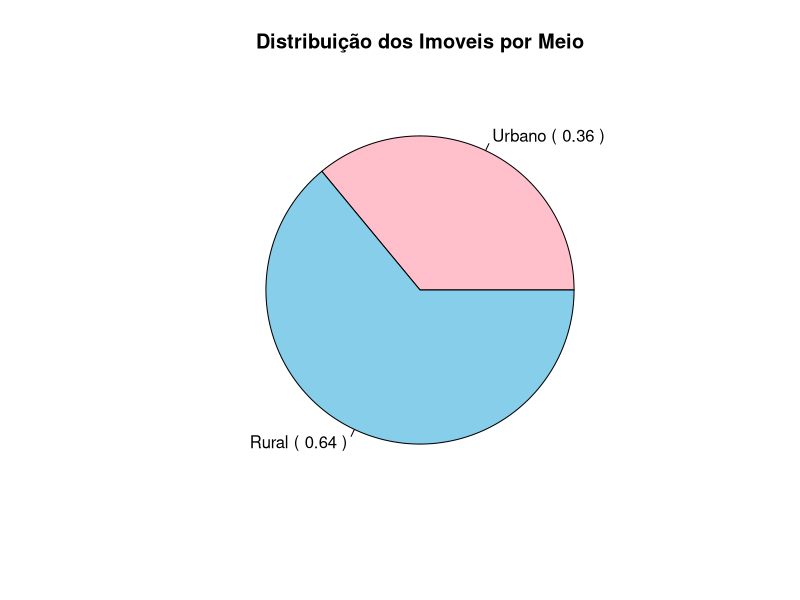
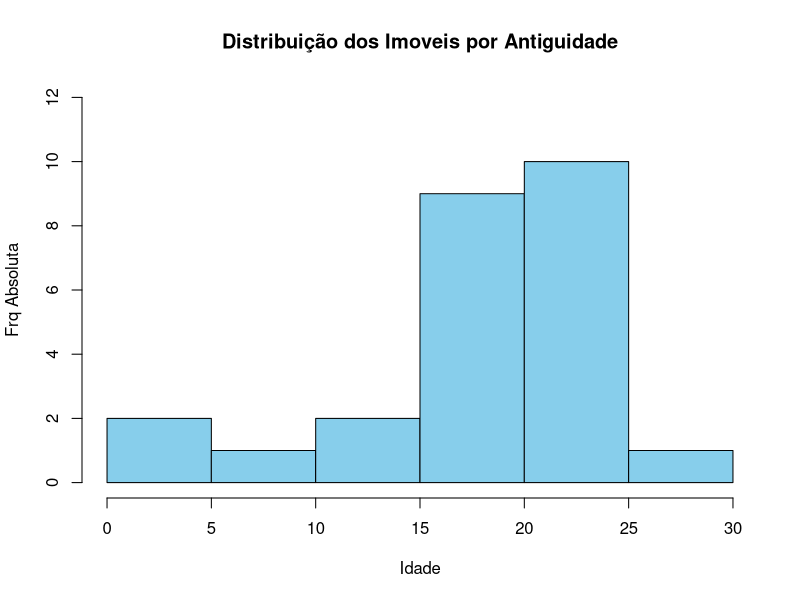

Source code (R) for these figures, in order: (Note: this script raises an error after producing the figures.)

# 1 = RURAL | 0 = Urbano
  meio<- c(1,0,1,1,0,0,1,1,0,0,1,1,1,1,0,0,0,0,1,1,1,1,1,1,1)
  antiguidade<- c(22,20,24,29,17,15,16,22,19,16,20,19,20,21,14,10,5,1,24,21,18,25,24,22,21)
  preco<- c(114.8,127.1,109.5,118.7,181.6,154.4,111.2,107.8,128.7,151.4,131.7,119.1,114.5,126.5,168.4,185.4,182.7,221.3,116.3,93.9,100.2,118.1,110.6,109.8,116.2)
  eficiencia<- c(3,2,3,3,2,1,2,3,2,3,3,2,2,3,1,1,1,1,3,3,2,1,2,2,1)
  lucro<- c(5.9,6.3,5.1,6.1,9.3,8.7,5.1,5.2,6.1,7.3,6.5,5.7,5.4,5.8,8.9,9.9,9.7,10.9,5.8,4.9,5.2,5.3,6.2,5.7,5.9)

################################
#Caracterização das variaveis
################################
  
#Visualização geral dos dados
  tabela=cbind(antiguidade, preco,meio ,eficiencia, lucro)
  tabela
  summary(tabela)

#Meio

  f_m=table(meio)
  f_m
  fr_m=prop.table(f_m)
  fr_m
  
  table(meio) 
  
  #Grafico circular
  nomes_c<-c("Urbano","Rural")
  cores<-c("pink","skyblue")
  rotulo<-paste(nomes_c,"(",paste(round(fr_m,2) ),")",sep=" ")
  pie(fr_m, main="Distribuição dos Imoveis por Meio",labels=rotulo,col=cores)
  

  
#Antiguidade
  
  f_a=table(antiguidade)
  f_a
  fr_a=prop.table(f_a)
  fr_a
  
  table(antiguidade) 
  
  summary(antiguidade)
  
  #Grafico Histograma
  h_antiguidade<-hist(antiguidade,main="Distribuição dos Imoveis por Antiguidade",xlab="Idade",ylab="Frq Absoluta", col="skyblue",xlim=c(0,30),ylim=c(0,12))
  text(locator(n=6),paste((h_antiguidade$count)))
  h_antiguidade
  
  #Extremos e quaistis
  bxp_antiguidade=boxplot(antiguidade,main="BXP - Antiguidade",ylab="Idade")
  bxp_antiguidade
  
  bxp_antiguidade_h=boxplot(antiguidade,main="BXP - Antiguidade",ylab="Idade",horizontal=TRUE)
  bxp_antiguidade_h
  
#Preço
  
  f_p=table(preco)
  f_p
  fr_p=prop.table(f_p)
  fr_p
  
  table(preco) 
  
  summary(preco)
  
  #Grafico Histograma
  h_preco<-hist(preco,main="Distribuição dos Imoveis por Preço",xlab="Preço m/€",ylab="Frq Absoluta", col="skyblue",xlim=c(50,250),ylim=c(0,15))
  text(locator(n=8),paste((h_preco$count)))
  h_preco
  
  #Extremos e quaistis
  bxp_preco=boxplot(preco,main="BXP - Preço",ylab="Preço m/€")
  bxp_preco
  
  bxp_preco_h=boxplot(preco,main="BXP - Preço",ylab="Preço m/€",horizontal=TRUE)
  bxp_preco_h

#Eficincia
  
  f_e=table(eficiencia)
  f_e
  fr_e=prop.table(f_e)
  fr_e
  
  table(eficiencia) 
  
  #Grafico circular
  nomes_c<-c("Pouco Eficiente","Eficiente","Muito Eficiente")
  cores<-c("red","orange","green")
  rotulo<-paste(nomes_c,"(",paste(round(fr_e,2) ),")",sep=" ")
  pie(fr_e, main="Distribuição dos Imoveis Eficiência",labels=rotulo,col=cores)
  
#Lucro
  
  f_l=table(lucro)
  f_l
  fr_l=prop.table(f_l)
  fr_l
  
  table(lucro) 
  
  summary(lucro)
  
  #Grafico Histograma
  h_lucro<-hist(lucro,main="Distribuição dos Imoveis por Lucro",xlab="Lucro m/€",ylab="Frq Absoluta", col="skyblue",xlim=c(4,11),ylim=c(0,12))
  text(locator(n=7),paste((h_lucro$count)))
  h_lucro
  
  #Extremos e quaistis
  bxp_lucro=boxplot(lucro,main="BXP - Lucro",ylab="Lucro m/€")
  bxp_lucro
  
  bxp_lucro_h=boxplot(lucro,main="BXP - Lucro",ylab="Lucro m/€",horizontal=TRUE)
  bxp_lucro_h  

################################ 
#Comparação Variaveis 2 a 2 MEIO
################################
  
#MEIO
  
    #Meio e Antiguidade
    boxplot(antiguidade ~ meio, main = "Comparação Antiguidade por Meio", ylab="Antiguidade anos", xlab="Meio", names=c("Urbano","Rural"),col=c("olivedrab","darkorange1"))
    tapply(antiguidade,meio,summary)
    
    #Meio e Preço
    boxplot(preco ~ meio, main = "Comparação Preço por Meio", ylab="Preço m/€", xlab="Meio", names=c("Urbano","Rural"),col=c("olivedrab","darkorange1"))
    tapply(preco,meio,summary)
    
    #Meio e Lucro
    boxplot(lucro ~ meio, main = "Comparação Lucro por Meio", ylab=" Lucro m/€", xlab="Meio", names=c("Urbano","Rural"),col=c("olivedrab","darkorange1"))
    tapply(lucro,meio,summary)
  
    #Meio e Eficiencia
    table(meio, eficiencia)
    
    barplot(table(meio, eficiencia),
            main = "Meios por Eficiência",
            xlab = "Eficiencia",
            ylab = "Frequencia",
            ylim=c(0,10),
            col = c("olivedrab","#28E2E5"),
            beside = TRUE,
            names.arg = c("Pouco Ef.", "Eficiente", "Muito Ef."),
            )
            legend("topleft",
              c("Urbano","Rural"),
              fill = c("olivedrab","#28E2E5")
            )

#Eficiencia 
            
      #Eficiencia e Antiguidade
      boxplot(antiguidade ~ eficiencia, main = "Comparação Antiguidade por Eficiencia", ylab="Antiguidade anos", xlab="Eficiencia", names=c("Pouco Ef.","Eficiente", "Muito Ef."),col=c("olivedrab","darkorange1","hotpink4"))
      tapply(antiguidade,eficiencia,summary)
      
      #Eficiencia e Preço
      boxplot(preco ~ eficiencia, main = "Comparação Preço por Eficiencia", ylab="Preço m/€", xlab="Eficiencia", names=c("Pouco Ef.","Eficiente", "Muito Ef."),col=c("olivedrab","darkorange1","hotpink4"))
      tapply(preco,eficiencia,summary)
      
      #Eficiencia e Lucro
      boxplot(lucro ~ eficiencia, main = "Comparação Lucro por Eficiencia", ylab="Lucro m/€ ", xlab="Eficiencia", names=c("Pouco Ef.","Eficiente", "Muito Ef."),col=c("olivedrab","darkorange1","hotpink4"))
      tapply(lucro,eficiencia,summary)
      
      
      #Eficiencia e Meio
      table(eficiencia, meio)
      
      barplot(table(eficiencia, meio),
              main = "Meios por Eficiência",
              xlab = "Eficiencia",
              ylab = "Frequencia",
              ylim=c(0,10),
              col = c("brown2","yellow","olivedrab"),
              beside = TRUE,
              names.arg = c("Urbano", "Rural"),
      )
      legend("topleft",
             c("Pouco Eficiente.", "Eficiente", "Muito Eficiente"),
             fill = c("brown2","yellow","olivedrab")
      )
################################ 
#Regressão Linear
################################
      
      #Preço VS Antiguidade
      
      plot(antiguidade, preco, pch = 1, cex = 1.3, col = "blue", main = "Preço vs Antiguidade", xlab = "Antiguidade anos", ylab = "Preço m/€")
      cor(antiguidade, preco) 
      cor(antiguidade, preco)^2
      model = lm(preco ~ antiguidade)
      model
      summary(model)
      abline(model, col="red")
      
      #Lucro VS Preço
      
      plot(preco, lucro, pch = 1, cex = 1.3, col = "blue", main = "Preço vs Lucro", xlab = "Preço m/€", ylab = "Lucro m/€")
      cor(preco, lucro) 
      cor(preco, lucro)^2
      model = lm(lucro~ preco)
      model
      summary(model)
      abline(model, col="red")
      
      #Lucro VS Antiguidade
      
      plot(antiguidade, lucro, pch = 1, cex = 1.3, col = "blue", main = "Lucro vs Antiguidade", xlab = "Antiguidade Anos", ylab = "Lucro m/€")
      cor(antiguidade, lucro) 
      cor(antiguidade, lucro)^2
      model = lm(lucro~ antiguidade)
      model
      summary(model)
      abline(model, col="red")
#############################################################################
#Estatistica Indutiva
#############################################################################
      #3
      #3.1
      #3.1.1
      dbinom(9,25,0.72) # P(U = 9 em 25, 0.72% acerto) = 0.0001516296
      
      #3.1.2
      #H0 : A variável X é normal
      #H1 : A variável X não é normal
      shapiro.test(preco) # 0.001151 < 0.05 - Não segue uma distribuição normal
      shapiro.test(lucro) # 0.0003292 < 0.05 - Não segue uma distribuição normal
      shapiro.test(antiguidade) # 0.0149 < 0.05 - Não segue uma distribuição normal
      
      #3.1.3
      #H0 : (mu) = 150
      #H1 : (mu) != 150
      t.test(preco,
             alternative ="two.sided",
             mu=150,
             conf.level = 0.95) # 0.01302 < 0.05 - Rejeitamos H0
      
      #3.1.4
      #H0 : (mu) = 6.5
      #H1 : (mu) != 6.5
      summary(lucro)
      t.test(lucro,
             alternative ="two.sided",
             mu=6.5,
             conf.level = 0.90) # 0.6241 > 0.1 - Não rejeitamos H0
      
      #H0 : (mu) = 18
      #H1 : (mu) != 18
      summary(antiguidade)
      t.test(antiguidade,
             alternative ="two.sided",
             mu=18,
             conf.level = 0.90) # 0.6313 > 0.1 - Não rejeitamos H0
      
      #3.1.5
      #H0 : (mu)1 = (mu)2
      #H1 : (mu)1 != (mu)2
      t.test(preco~meio,
             alternative ="two.sided",
             conf.level = 0.95) # 0.0006197 < 0.05 - Rejeitamos H0
      
      #H0 : (mu)1 = (mu)2
      #H1 : (mu)1 != (mu)2
      t.test(lucro~meio,
             alternative ="two.sided",
             conf.level = 0.95) # 0.0006043 < 0.05 - Rejeitamos H0
      
      #H0 : (mu)1 = (mu)2
      #H1 : (mu)1 != (mu)2
      t.test(antiguidade~meio,
             alternative ="two.sided",
             conf.level = 0.95) # 0.00323 < 0.05 - Rejeitamos H0
      
      anova(lm(preco~eficiencia)) # 0.004737 < 0.05 - Rejeitamos H0
      anova(lm(lucro~eficiencia)) # 0.002363 < 0.05 - Rejeitamos H0
      anova(lm(antiguidade~eficiencia)) # 0.001975 < 0.05 - Rejeitamos H0
      
      #3.2.2
      # Residuos = erros seguem uma distribuicao normal
      # Preco Antiguidade
      shapiro.test(model$residuals) # 0.4737 > 0.05 Não rejeitamos H0 segue uma distribuicao normal
      t.test(model$residuals, 
             mu=0,
             alternative="two.sided", 
             conf.level = 0.95) # p-value = 1 a media dos erros e 0 mostra que poderam haver nenhums ou muito poucos erros
      
      # Lucro vs Preco
      shapiro.test(model$residuals) # 0.4145 > 0.05 Não rejeitamos H0 segue uma distribuicao normal
      t.test(model$residuals, 
             mu=0,
             alternative="two.sided", 
             conf.level = 0.95) # p-value = 1 a media dos erros e 0 mostra que poderam haver nenhums ou muito poucos erros
      
      # Lucro vs Preco
      shapiro.test(model$residuals) # 0.735 > 0.05 Não rejeitamos H0 segue uma distribuicao normal
      t.test(model$residuals, 
             mu=0,
             alternative="two.sided", 
             conf.level = 0.95) # p-value = 1 a media dos erros e 0 mostra que poderam haver nenhums ou muito poucos erros
      
      #3.2.2
      # Residuos = erros seguem uma distribuicao normal
      shapiro.test(model$residuals)
      t.test(model$residuals, 
             mu=0,
             alternative="two.sided", 
             conf.level = 0.95)
      
      #3.2.3
      # Preço vs Antiguidade
      # antiguidade 7
      # preco ^= 213.6 + (-4.35 * antiguidade)
      preco = 213.6 + (-4.35 * 7) = 183.15 # aproximadamente 183.15m$
      
      #3.2.4
      # Preço vs Antiguidade
      # preco 150
      # preco ^= 213.6 + (-4.35 * antiguidade)
      150 = 213.6 + (-4.35 * x) = 14.620 # aproximadamente anos = 14.620/y
      
      #3.2.5
      ### Preço vs Lucro ###
      # In the box
      # Lucro = 10
      # lucro ^= -0.49 + (0.054 * preço)
      10 = -0.486 + (0.053 * x) = 197.849 # aproximadamente preco = 197.849m/$
      
      # Out the box
      # Preco = 250
      # lucro ^= -0.49 + (0.054 * preço)
      x = -0.49 + (0.054 * 250) = 13.01 # aproximadamente lucro = 13.01m$
      
      ### Lucro vs Antiguidade ###
      # In the box
      # Lucro = 9
      # lucro ^= 11.04 + (-0.23 * antiguidade)
      9 = 11.04 + (-0.23 * x) = 8.869 # aproximadamente antiguidade = 8.869/y
      
      # Out the box
      # Antiguidade = 33
      # lucro ^= 11.04 + (-0.23 * antiguidade)
      x = 11.041 + (-0.234 * 33) = 3.319 # aproximadamente lucro = 3.319m$
  